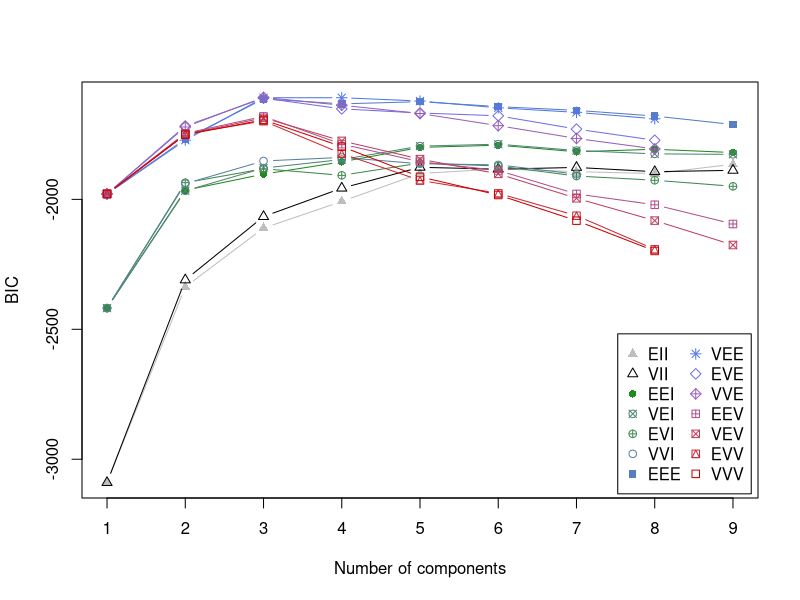
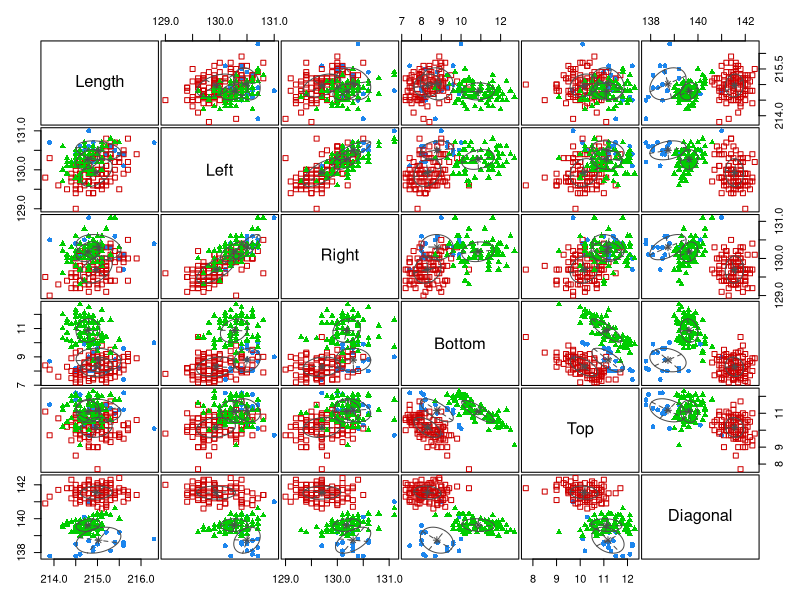
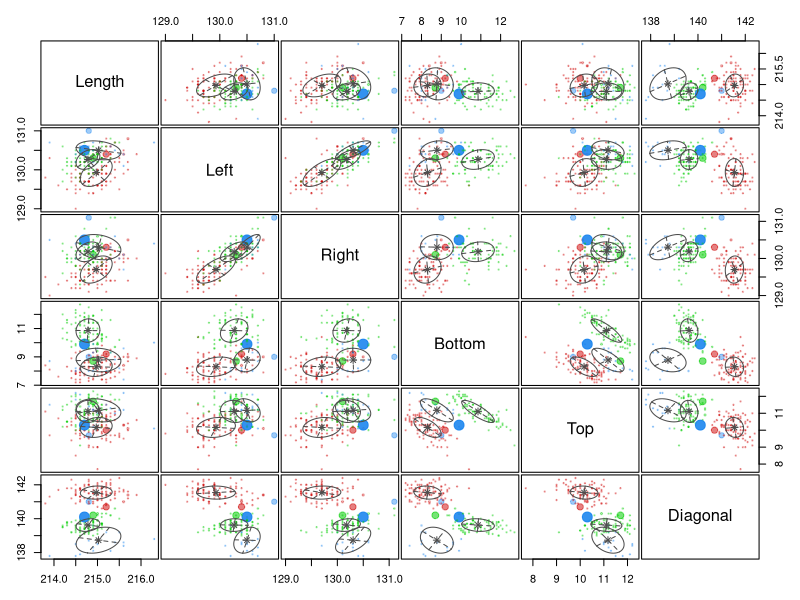
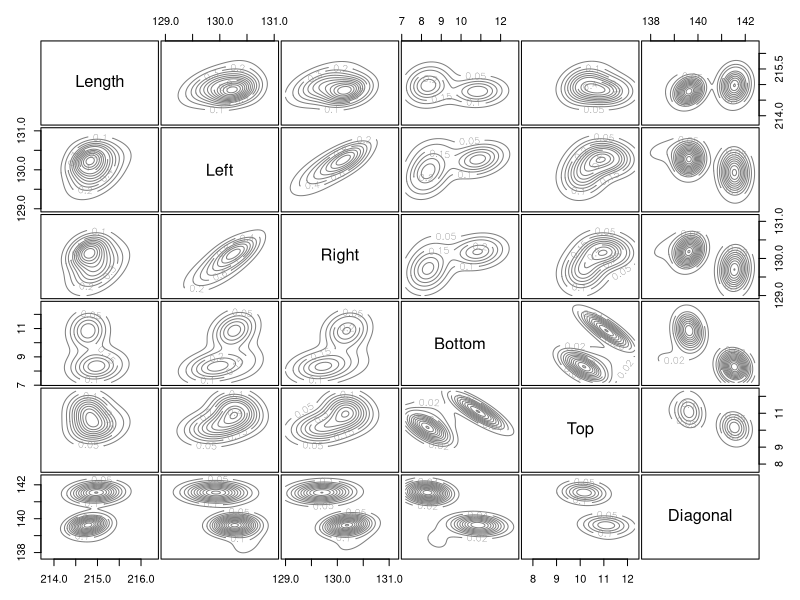
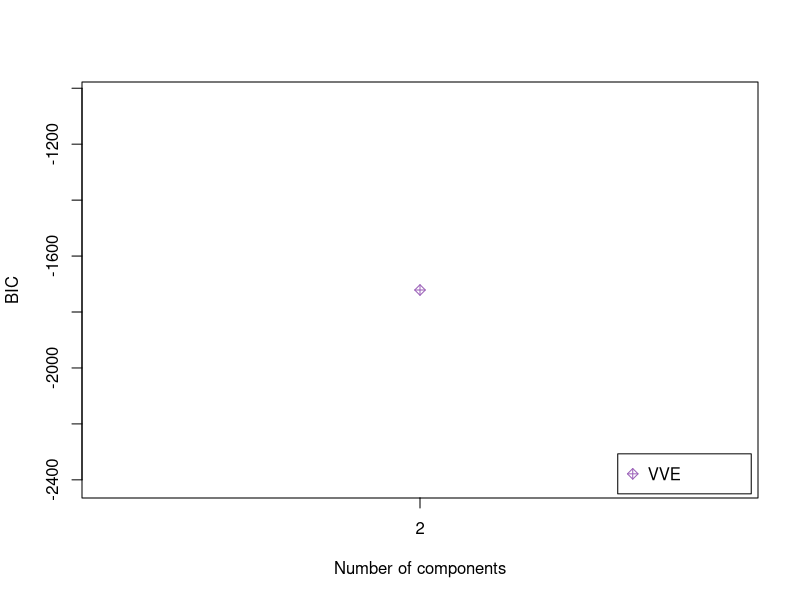
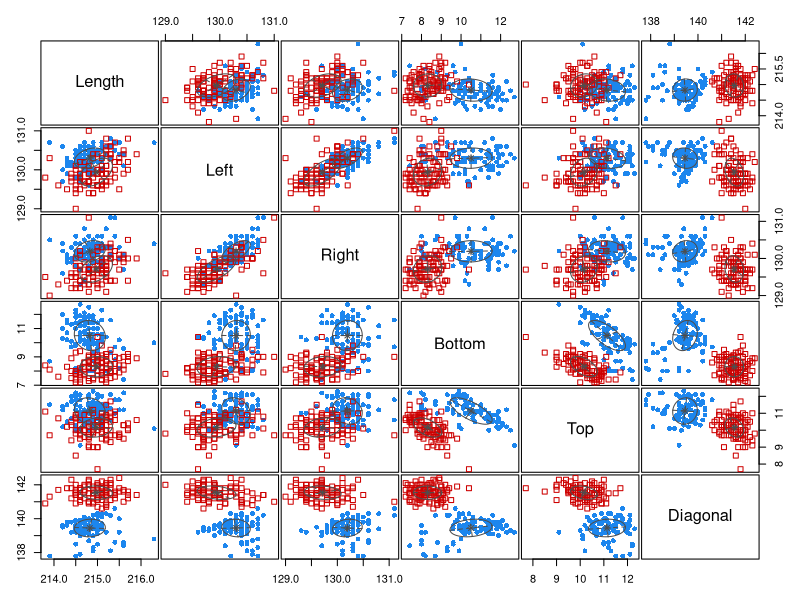
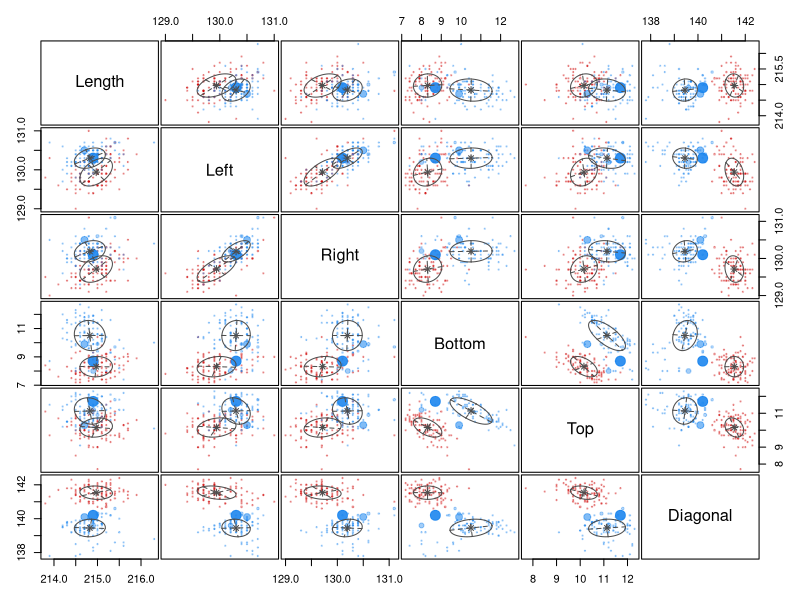
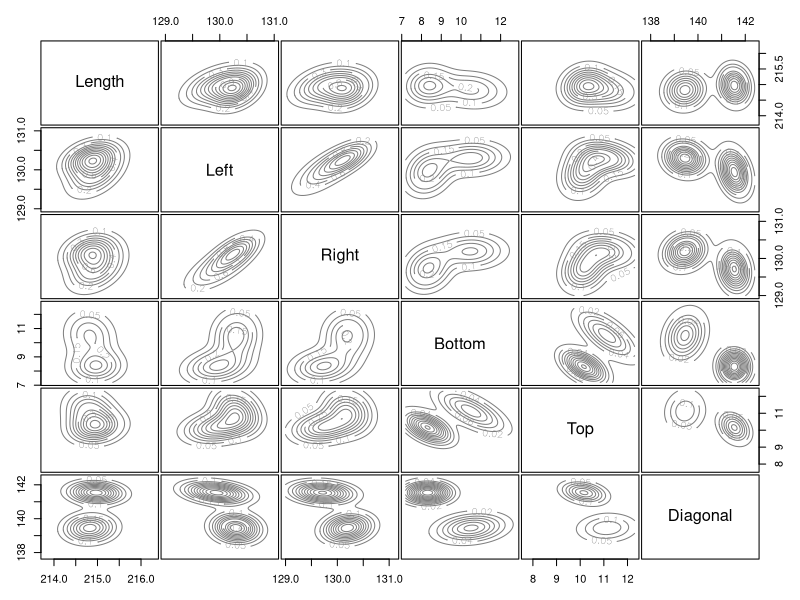

Source code (R) for these figures, in order: (Note: this script raises an error after producing the figures.)
###############################################
#          SOURCE CODE FOR CHAPTER 19         #
###############################################

# LOADING PACKAGES ----
library(tidyverse)

# LOADING DATA ----
data(banknote, package = "mclust")

swissTib <- select(banknote, -Status) %>%
  as_tibble()

swissTib

# CLUSTERING WITH MCLUST ----
library(mclust)

swissMclust <- Mclust(swissTib)

plot(swissMclust)

# EXERCISES ----
# 1
swissMclust2 <- Mclust(swissTib, G = 2, modelNames = "VVE")

plot(swissMclust2)

# 2
mclustBoot2 <- clusterboot(swissTib, B = 10, 
                           clustermethod = noisemclustCBI,
                           G = 2, modelNames = "VVE",
                           showplots = FALSE)

mclustBoot3 <- clusterboot(swissTib, B = 10, 
                           clustermethod = noisemclustCBI,
                           G = 3, modelNames = "VVE",
                           showplots = FALSE)


mclustBoot2

mclustBoot3

# it can be challenging to compare the jaccard indices between models with
# different numbers of clusters. The model with three clusters may better
# represent nature, but as one of the clusters is small, the membership is
# more variable between bootstrap samples
